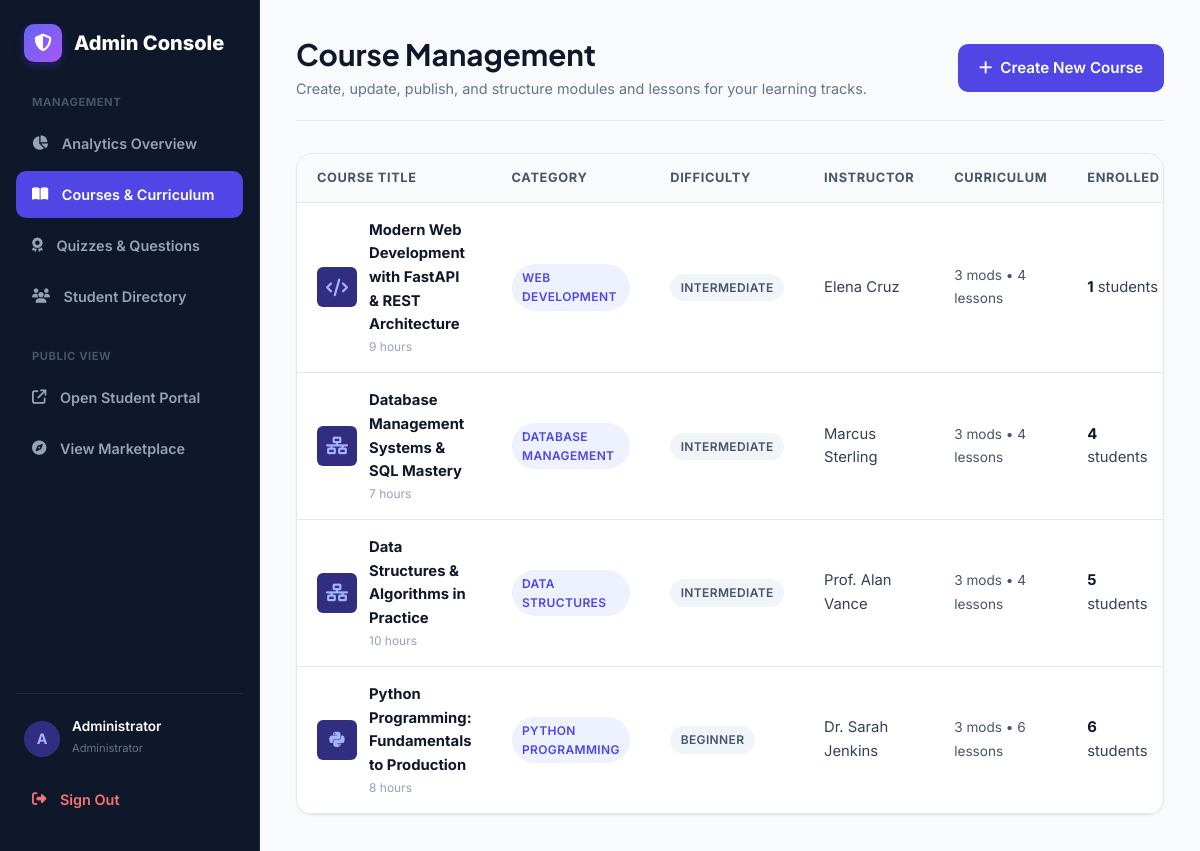
Screenshot of /admin/courses (signed in) with the database file from the repository.
### app/models/user.py (models this page shows, shortened)
class User(Base):
    __tablename__ = "users"
    id = Column(Integer, primary_key=True, index=True)
    name = Column(String(100), nullable=False)
    email = Column(String(150), unique=True, index=True, nullable=False)
    password_hash = Column(String(255), nullable=False)
    role = Column(String(20), default="student", nullable=False)  # student or admin
    avatar = Column(String(255), nullable=True)
    bio = Column(Text, nullable=True)
    preferred_resource_type = Column(String(50), default="Mixed", nullable=True)  # Video, Article, Practice, Mixed
    created_at = Column(DateTime, default=datetime.utcnow, nullable=False)
    enrollments = relationship("Enrollment", back_populates="user", cascade="all, delete-orphan")
    lesson_progress = relationship("LessonProgress", back_populates="user", cascade="all, delete-orphan")
    assessment_results = relationship("AssessmentResult", back_populates="user", cascade="all, delete-orphan")

### app/models/course.py (models this page shows, shortened)
class Course(Base):
    __tablename__ = "courses"
    id = Column(Integer, primary_key=True, index=True)
    title = Column(String(200), nullable=False, index=True)
    description = Column(Text, nullable=False)
    category = Column(String(50), nullable=False, index=True)
    difficulty = Column(String(20), nullable=False)  # Beginner, Intermediate, Advanced
    duration = Column(String(50), default="6 hours", nullable=False)
    instructor = Column(String(100), nullable=False)
    thumbnail = Column(String(255), nullable=True)
    rating = Column(Float, default=4.8, nullable=False)
    learning_objectives = Column(Text, nullable=True)  # JSON string or newline separated
    published = Column(Boolean, default=True, nullable=False)
    created_at = Column(DateTime, default=datetime.utcnow, nullable=False)
    modules = relationship("Module", back_populates="course", cascade="all, delete-orphan", order_by="Module.order")
    enrollments = relationship("Enrollment", back_populates="course", cascade="all, delete-orphan")
    assessments = relationship("Assessment", back_populates="course", cascade="all, delete-orphan")

### app/routers/admin.py (the view)
@router.get("/courses", response_class=HTMLResponse)
def admin_courses_list(request: Request, db: Session = Depends(get_db)):
    admin_user = verify_admin_web(request, db)
    if not admin_user:
        return RedirectResponse(url="/login", status_code=status.HTTP_303_SEE_OTHER)
    courses = db.query(Course).order_by(Course.created_at.desc()).all()
    course_items = []
    for c in courses:
        modules_count = len(c.modules)
        lessons_count = sum(len(m.lessons) for m in c.modules)
        students_count = len(c.enrollments)
        course_items.append({
            "course": c,
            "modules_count": modules_count,
            "lessons_count": lessons_count,
            "students_count": students_count
        })
    return render_template(
        request,
        "admin/courses.html",
        {"user": admin_user, "courses": course_items}
    )

### app/templates/admin/courses.html (shortened to what this page needs)
{% extends "admin/base_admin.html" %}
{% block admin_content %}
<div class="admin-header">
  <div>
    <h1 style="font-size: 1.85rem; color: var(--slate-900); margin-bottom: 0.25rem;">
      Course Management
    </h1>
    <p style="color: var(--slate-500); font-size: 0.9rem;">
      Create, update, publish, and structure modules and lessons for your learning tracks.
    </p>
  </div>
  <a href="/admin/courses/new" class="btn btn-primary">
    <i class="fa-solid fa-plus"></i> Create New Course
  </a>
</div>
<div class="card" style="padding: 0; overflow: hidden;">
  <div class="table-responsive">
    <table class="table">
      <thead>
        <tr>
          <th>Course Title</th>
          <th>Category</th>
          <th>Difficulty</th>
          <th>Instructor</th>
          <th>Curriculum</th>
          <th>Enrolled</th>
        </tr>
      </thead>
      <tbody>
        {% for item in courses %}
        {% set c = item.course %}
        <tr>
          <td>
            <div style="display: flex; align-items: center; gap: 0.75rem;">
              <div style="width: 40px; height: 40px; border-radius: var(--radius-sm); background: #312e81; color: #a5b4fc; display: flex; align-items: center; justify-content: center; font-size: 1.1rem; flex-shrink: 0;">
                {% if 'Python' in c.title %}<i class="fa-brands fa-python"></i>
                {% elif 'Data' in c.title %}<i class="fa-solid fa-network-wired"></i>
                {% elif 'Database' in c.title %}<i class="fa-solid fa-database"></i>
                {% else %}<i class="fa-solid fa-code"></i>{% endif %}
              </div>
              <div>
                <strong><a href="/courses/{{ c.id }}" target="_blank" style="color: var(--slate-900);">{{ c.title }}</a></strong>
                <p style="font-size: 0.75rem; color: var(--slate-400);">{{ c.duration }}</p>
              </div>
            </div>
          </td>
          <td><span class="badge badge-primary">{{ c.category }}</span></td>
          <td><span class="badge badge-slate">{{ c.difficulty }}</span></td>
          <td>{{ c.instructor }}</td>
          <td>
            <span style="font-size: 0.85rem; color: var(--slate-600);">
              {{ item.modules_count }} mods &bull; {{ item.lessons_count }} lessons
            </span>
          </td>
          <td>
            <strong style="color: var(--slate-900);">{{ item.students_count }}</strong> students
          </td>
        </tr>
        {% endfor %}
      </tbody>
    </table>
  </div>
</div>
{% endblock %}

### app/templates/admin/base_admin.html (shortened to what this page needs)
<!DOCTYPE html>
<html lang="en">
<head>
  <link rel="stylesheet" href="https://cdnjs.cloudflare.com/ajax/libs/font-awesome/6.5.1/css/all.min.css">
  <link rel="stylesheet" href="/static/css/style.css">
</head>
<body>
<div class="admin-layout">
  <aside class="admin-sidebar">
    <a href="/admin/dashboard" class="admin-brand">
      <div class="brand-icon" style="background: linear-gradient(135deg, #6366f1, #a855f7);">
        <i class="fa-solid fa-shield-halved"></i>
      </div>
      <span>Admin Console</span>
    </a>
    <p style="font-size: 0.7rem; font-weight: 700; text-transform: uppercase; color: #475569; letter-spacing: 0.05em; padding: 0 1rem; margin-bottom: 0.5rem;">
      Management
    </p>
    <a href="/admin/dashboard" class="admin-nav-link {% if request.url.path == '/admin' or request.url.path == '/admin/dashboard' %}active{% endif %}">
      <i class="fa-solid fa-chart-pie"></i> Analytics Overview
    </a>
    <a href="/admin/courses" class="admin-nav-link {% if '/admin/courses' in request.url.path %}active{% endif %}">
      <i class="fa-solid fa-book-open"></i> Courses & Curriculum
    </a>
    <a href="/admin/assessments" class="admin-nav-link {% if '/admin/assessments' in request.url.path %}active{% endif %}">
      <i class="fa-solid fa-award"></i> Quizzes & Questions
    </a>
    <a href="/admin/students" class="admin-nav-link {% if '/admin/students' in request.url.path %}active{% endif %}">
      <i class="fa-solid fa-users"></i> Student Directory
    </a>
    <p style="font-size: 0.7rem; font-weight: 700; text-transform: uppercase; color: #475569; letter-spacing: 0.05em; padding: 0 1rem; margin-top: 1.5rem; margin-bottom: 0.5rem;">
      Public View
    </p>
    <a href="/" target="_blank" class="admin-nav-link">
      <i class="fa-solid fa-arrow-up-right-from-square"></i> Open Student Portal
    </a>
    <a href="/courses" target="_blank" class="admin-nav-link">
      <i class="fa-solid fa-compass"></i> View Marketplace
    </a>
    <div style="margin-top: auto; padding-top: 1.5rem; border-top: 1px solid #1e293b;">
      <div style="padding: 0 0.5rem 1rem; display: flex; align-items: center; gap: 0.75rem;">
        <div class="avatar-circle" style="background: #312e81; color: #a5b4fc; width: 36px; height: 36px;">
          A
        </div>
        <div>
          <p style="font-size: 0.85rem; font-weight: 600; color: white; line-height: 1.2;">{{ user.name }}</p>
          <span style="font-size: 0.7rem; color: #64748b;">Administrator</span>
        </div>
      </div>
      <a href="/logout" class="admin-nav-link" style="color: #f87171;">
        <i class="fa-solid fa-right-from-bracket"></i> Sign Out
      </a>
    </div>
  </aside>
  <main class="admin-main">
    {% block admin_content %}{% endblock %}
  </main>
</div>
</body>
</html>

### app/static/css/style.css (style rules this page uses)
:root { --primary: #4f46e5; --primary-hover: #4338ca; --primary-light: #eef2ff; --primary-dark: #3730a3; --secondary: #0ea5e9; --accent: #8b5cf6; --success: #10b981; --success-light: #ecfdf5; --warning: #f59e0b; --warning-light: #fffbeb; --danger: #ef4444; --danger-light: #fef2f2; --info: #3b82f6; --slate-50: #f8fafc; --slate-100: #f1f5f9; --slate-200: #e2e8f0; --slate-300: #cbd5e1; --slate-400: #94a3b8; --slate-500: #64748b; --slate-600: #475569; --slate-700: #334155; --slate-800: #1e293b; --slate-900: #0f172a; --bg-main: #f8fafc; --card-bg: #ffffff; --border-color: #e2e8f0; --text-main: #0f172a; --text-muted: #64748b; --font-heading: 'Plus Jakarta Sans', sans-serif; --font-body: 'Inter', sans-serif; --font-mono: 'Fira Code', monospace; --radius-sm: 6px; --radius-md: 10px; --radius-lg: 16px; --radius-full: 9999px; --shadow-sm: 0 1px 2px 0 rgba(0, 0, 0, 0.05); --shadow-md: 0 4px 6px -1px rgba(0, 0, 0, 0.07), 0 2px 4px -2px rgba(0, 0, 0, 0.05); --shadow-lg: 0 10px 15px -3px rgba(0, 0, 0, 0.08), 0 4px 6px -4px rgba(0, 0, 0, 0.05); --shadow-xl: 0 20px 25px -5px rgba(0, 0, 0, 0.1), 0 8px 10px -6px rgba(0, 0, 0, 0.05); --transition: all 0.2s cubic-bezier(0.16, 1, 0.3, 1); }
* { margin: 0; padding: 0; box-sizing: border-box; }
body { font-family: var(--font-body); background-color: var(--bg-main); color: var(--text-main); line-height: 1.6; -webkit-font-smoothing: antialiased; min-height: 100vh; display: flex; flex-direction: column; }
h1, h2, h3, h4, h5, h6 { font-family: var(--font-heading); color: var(--slate-900); line-height: 1.25; font-weight: 700; }
a { color: var(--primary); text-decoration: none; transition: var(--transition); }
.brand-icon { width: 38px; height: 38px; border-radius: var(--radius-md); background: linear-gradient(135deg, var(--primary), var(--accent)); color: white; display: flex; align-items: center; justify-content: center; font-size: 1.1rem; box-shadow: 0 4px 10px rgba(79, 70, 229, 0.3); }
.avatar-circle { width: 34px; height: 34px; border-radius: var(--radius-full); background: var(--primary-light); color: var(--primary); font-weight: 700; display: flex; align-items: center; justify-content: center; font-size: 0.9rem; }
.btn { display: inline-flex; align-items: center; justify-content: center; gap: 0.5rem; padding: 0.65rem 1.25rem; border-radius: var(--radius-md); font-weight: 600; font-size: 0.95rem; cursor: pointer; transition: var(--transition); border: 1px solid transparent; text-decoration: none; white-space: nowrap; }
.btn-primary { background: var(--primary); color: #ffffff; }
.card { background: var(--card-bg); border: 1px solid var(--border-color); border-radius: var(--radius-lg); padding: 1.5rem; box-shadow: var(--shadow-sm); transition: var(--transition); }
.badge { display: inline-flex; align-items: center; gap: 0.35rem; padding: 0.25rem 0.65rem; border-radius: var(--radius-full); font-size: 0.75rem; font-weight: 600; text-transform: uppercase; letter-spacing: 0.03em; }
.badge-primary { background: var(--primary-light); color: var(--primary); }
.badge-slate { background: var(--slate-100); color: var(--slate-600); }
.table-responsive { width: 100%; overflow-x: auto; }
.table { width: 100%; border-collapse: collapse; text-align: left; }
.table th { padding: 0.85rem 1.25rem; background: var(--slate-50); color: var(--slate-600); font-size: 0.8rem; font-weight: 700; text-transform: uppercase; letter-spacing: 0.05em; border-bottom: 1px solid var(--border-color); }
.table td { padding: 1rem 1.25rem; border-bottom: 1px solid var(--border-color); font-size: 0.925rem; color: var(--slate-700); vertical-align: middle; }

### rows the page displays
User: name "Administrator"
Course: title "Modern Web Development with FastAPI & REST Architecture", duration "9 hours", category "WEB DEVELOPMENT", difficulty "INTERMEDIATE", instructor "Elena Cruz"
Course: title "Database Management Systems & SQL Mastery", duration "7 hours", category "DATABASE MANAGEMENT", difficulty "INTERMEDIATE", instructor "Marcus Sterling"
Course: title "Data Structures & Algorithms in Practice", duration "10 hours", category "DATA STRUCTURES", difficulty "INTERMEDIATE", instructor "Prof. Alan Vance"
Course: title "Python Programming: Fundamentals to Production", duration "8 hours", category "PYTHON PROGRAMMING", difficulty "BEGINNER", instructor "Dr. Sarah Jenkins"

### other values shown
{{ item.modules_count }} "3" "3" "3" "3"
{{ item.lessons_count }} "4" "4" "4" "6"
{{ item.students_count }} "1" "4" "5" "6"
